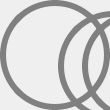
<?xml version="1.0" encoding="UTF-8"?>
<ui version="4.0">
 <class>Widget</class>
 <widget class="QWidget" name="Widget">
  <property name="geometry">
   <rect>
    <x>0</x>
    <y>0</y>
    <width>470</width>
    <height>134</height>
   </rect>
  </property>
  <property name="windowTitle">
   <string>带阴影的圆形 Label</string>
  </property>
  <property name="styleSheet">
   <string notr="true">.QWidget {
    min-width: 100px;
    max-width: 100px;
    min-height: 100px;
    max-height: 100px;
    border-radius: 55px;
    border: 6px solid gray;
    padding: -1px;
}

QLabel {
    min-width:  100px;
    max-width:  100px;
    min-height: 100px;
    max-height: 100px;

    border-radius: 50px;
    border-width: 0 0 0 0;
    border-image: url(:/image/estas.jpg) 0 0 0 0 stretch strectch;
}</string>
  </property>
  <layout class="QGridLayout" name="gridLayout_2">
   <item row="0" column="0">
    <widget class="QLabel" name="commonLabel">
     <property name="text">
      <string/>
     </property>
    </widget>
   </item>
   <item row="0" column="1">
    <widget class="QLabel" name="shadowLabel">
     <property name="text">
      <string/>
     </property>
    </widget>
   </item>
   <item row="0" column="2">
    <widget class="QWidget" name="borderWidget" native="true">
     <layout class="QGridLayout" name="gridLayout">
      <property name="leftMargin">
       <number>0</number>
      </property>
      <property name="topMargin">
       <number>0</number>
      </property>
      <property name="rightMargin">
       <number>0</number>
      </property>
      <property name="bottomMargin">
       <number>0</number>
      </property>
      <item row="0" column="0">
       <widget class="QLabel" name="label">
        <property name="text">
         <string/>
        </property>
       </widget>
      </item>
     </layout>
    </widget>
   </item>
   <item row="0" column="3">
    <widget class="QWidget" name="blurWidget" native="true">
     <layout class="QGridLayout" name="gridLayout_3">
      <property name="leftMargin">
       <number>0</number>
      </property>
      <property name="topMargin">
       <number>0</number>
      </property>
      <property name="rightMargin">
       <number>0</number>
      </property>
      <property name="bottomMargin">
       <number>0</number>
      </property>
      <item row="0" column="0">
       <widget class="QLabel" name="blurLabel">
        <property name="text">
         <string/>
        </property>
       </widget>
      </item>
     </layout>
    </widget>
   </item>
  </layout>
 </widget>
 <layoutdefault spacing="6" margin="11"/>
 <resources/>
 <connections/>
</ui>
